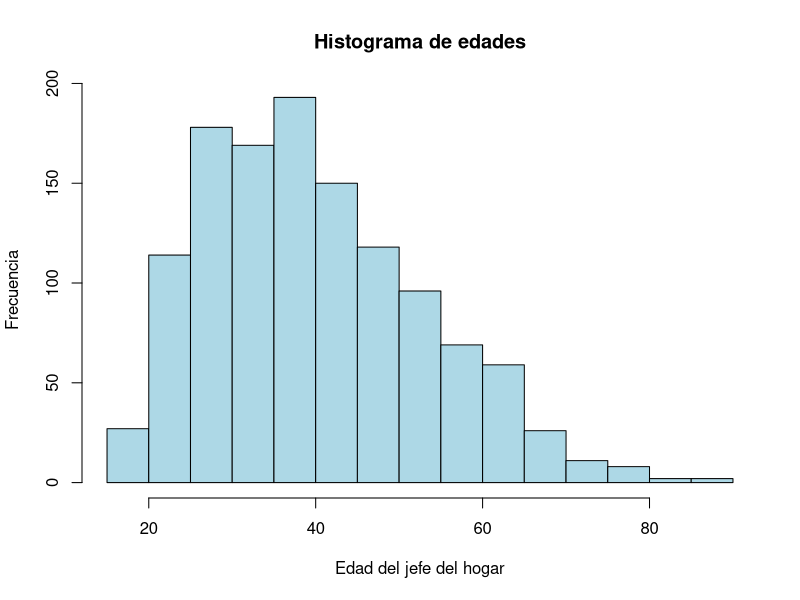
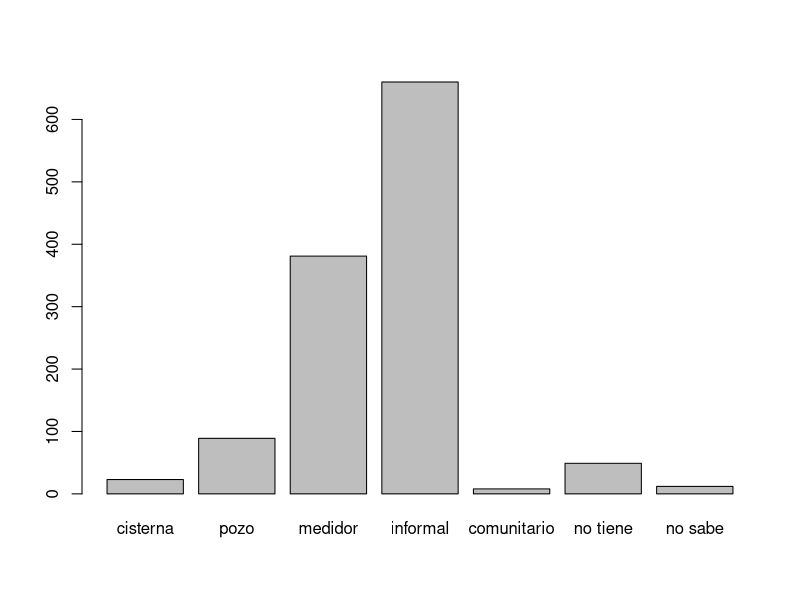
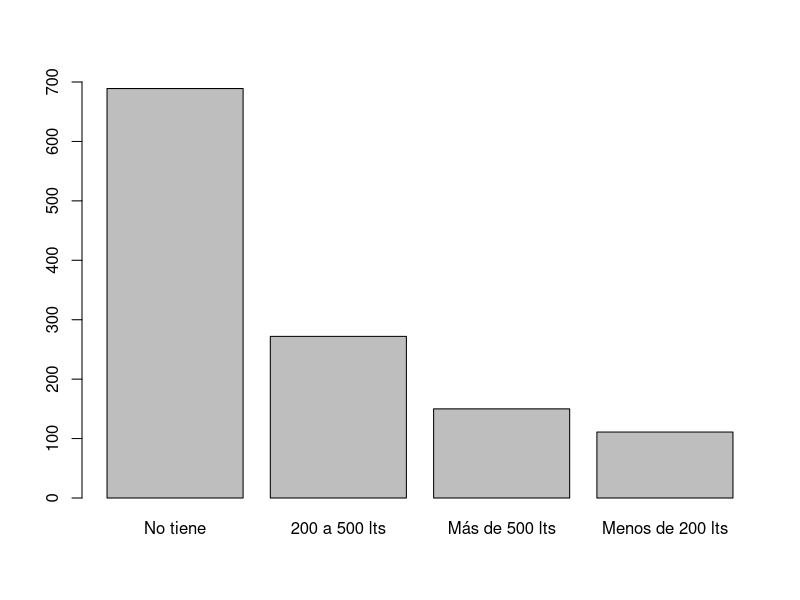
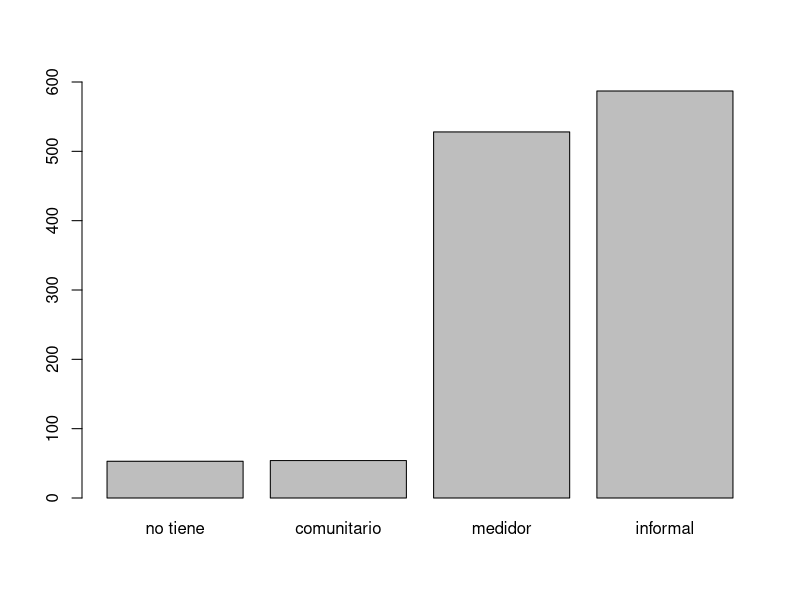
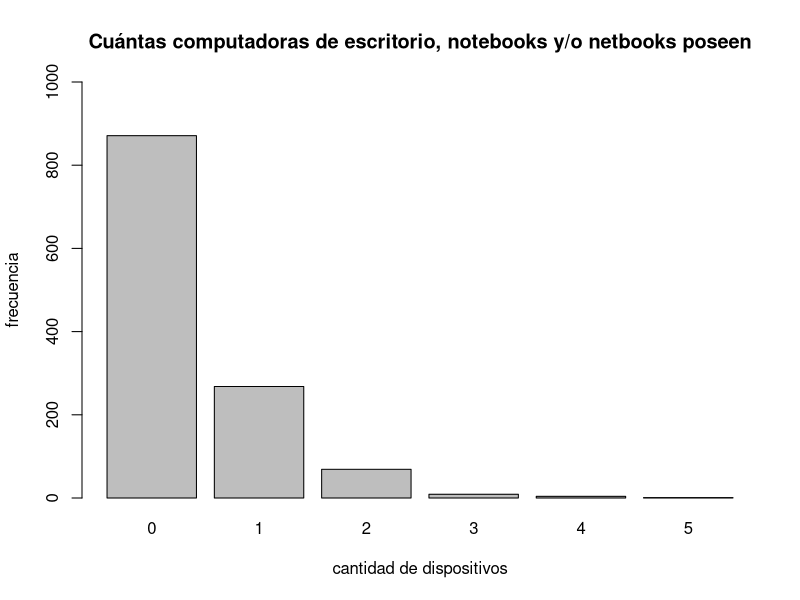
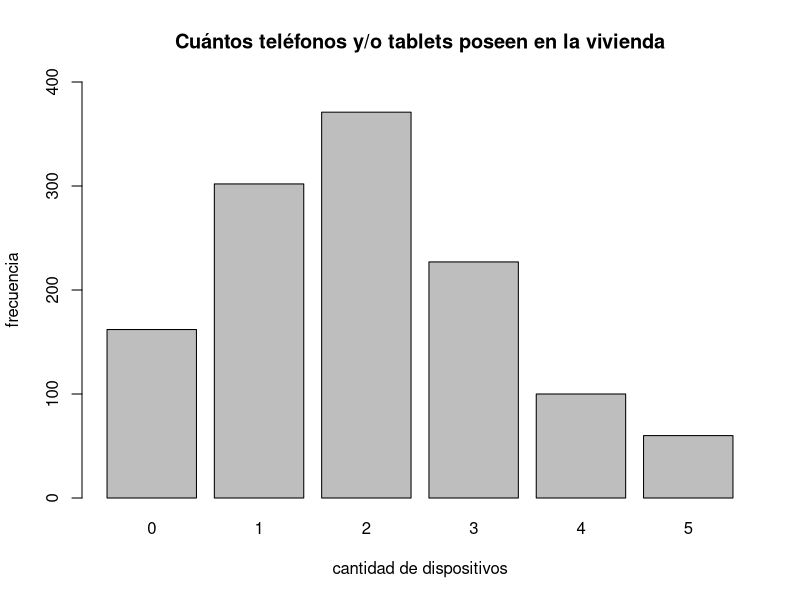

Recreate these plots in R, in order.

tabla <- read.csv("datosLP_limpios.csv", stringsAsFactors = TRUE)

# summary(tabla)
summary(tabla$Edad.jefe.a.del.hogar)

sd(tabla$Edad.jefe.a.del.hogar)
var(tabla$Edad.jefe.a.del.hogar)

hist(tabla$Edad.jefe.a.del.hogar, main = "Histograma de edades",
     xlab = "Edad del jefe del hogar", ylab="Frecuencia",
     col = "lightblue")

# boxplot(tabla$Edad.jefe.a.del.hogar)

summary(tabla$X.De.qué.forma.obtiene.el.agua.dentro.de.su.vivienda.)

barplot(summary(tabla$X.De.qué.forma.obtiene.el.agua.dentro.de.su.vivienda.),
names.arg = c("cisterna","pozo","medidor","informal","comunitario","no tiene", "no sabe"))

summary(tabla$X.Se.ve.usted.obligado.a.a.comprar.agua.embotellada.para.consumo.del.hogar.)

# pie()

summary(tabla$X.Cómo.es.la.presión.del.agua.)

summary(tabla$X.Cuántos.litros.de.almacenamiento.de.agua.posee.)
barplot(sort(summary(tabla$X.Cuántos.litros.de.almacenamiento.de.agua.posee.),decreasing=TRUE)
    ,names.arg=c("No tiene","200 a 500 lts","Más de 500 lts","Menos de 200 lts"),
    ylim=c(0,700))

summary(tabla$X.Posee.baño.letrina.en.la.vivienda.)

summary(tabla$X.Posee.instalación.de.agua.CALIENTE.en.el.baño...De.qué.tipo.)

# Qué fuentes de energía utilizan para cocinar en su vivienda
summary(tabla$X.Qué.fuentes.de.energía.utilizan.para.cocinar.en.su.vivienda.)
summary(tabla$NA..1)
summary(tabla$NA..2)
summary(tabla$NA..3)
summary(tabla$NA..4)

# luz
summary(tabla$X.Qué.tipo.de.conexión.posee.a.la.red.eléctrica.)

barplot(sort(summary(tabla$X.Qué.tipo.de.conexión.posee.a.la.red.eléctrica.)),
        names.arg=c("no tiene","comunitario","medidor","informal"),
        ylim=c(0,600))

summary(tabla$X.Sufrió.la.pérdida.de.electrodomésticos.o.herramientas.de.trabajo.por.las.condiciones.de.la.instalación.eléctrica.EN.EL.ÚLTIMO.AÑO.)

summary(tabla$X.Sufrió.incendios.dentro.de.su.vivienda.durante.el.último.año.debido.a.las.condiciones.de.la.instalación.eléctrica.)

summary(tabla$X.Posee.servicio.de.internet.de.banda.ancha.en.la.vivienda.)

summary(tabla$En.su.hogar.hay.AL.MENOS.UN.celular.que.permite.el.acceso.a.internet.a.través.de.datos.móviles..abono.tarjeta.)

summary(tabla$X.Cuántas.computadoras.de.escritorio..notebooks.y.o.netbooks.poseen.en.la.vivienda.)
barplot(table(tabla$X.Cuántas.computadoras.de.escritorio..notebooks.y.o.netbooks.poseen.en.la.vivienda.),
     ylim = c(0,1000),
     xlab = "cantidad de dispositivos", ylab = "frecuencia",
     main = "Cuántas computadoras de escritorio, notebooks y/o netbooks poseen",)

sd(tabla$X.Cuántas.computadoras.de.escritorio..notebooks.y.o.netbooks.poseen.en.la.vivienda.)

summary(tabla$X.Cuántos.teléfonos.y.o.tablets.poseen.en.la.vivienda.)
barplot(table(tabla$X.Cuántos.teléfonos.y.o.tablets.poseen.en.la.vivienda.),
        ylim = c(0,400),
        xlab = "cantidad de dispositivos", ylab = "frecuencia",
        main = "Cuántos teléfonos y/o tablets poseen en la vivienda",)

sd(tabla$X.Cuántos.teléfonos.y.o.tablets.poseen.en.la.vivienda.)
